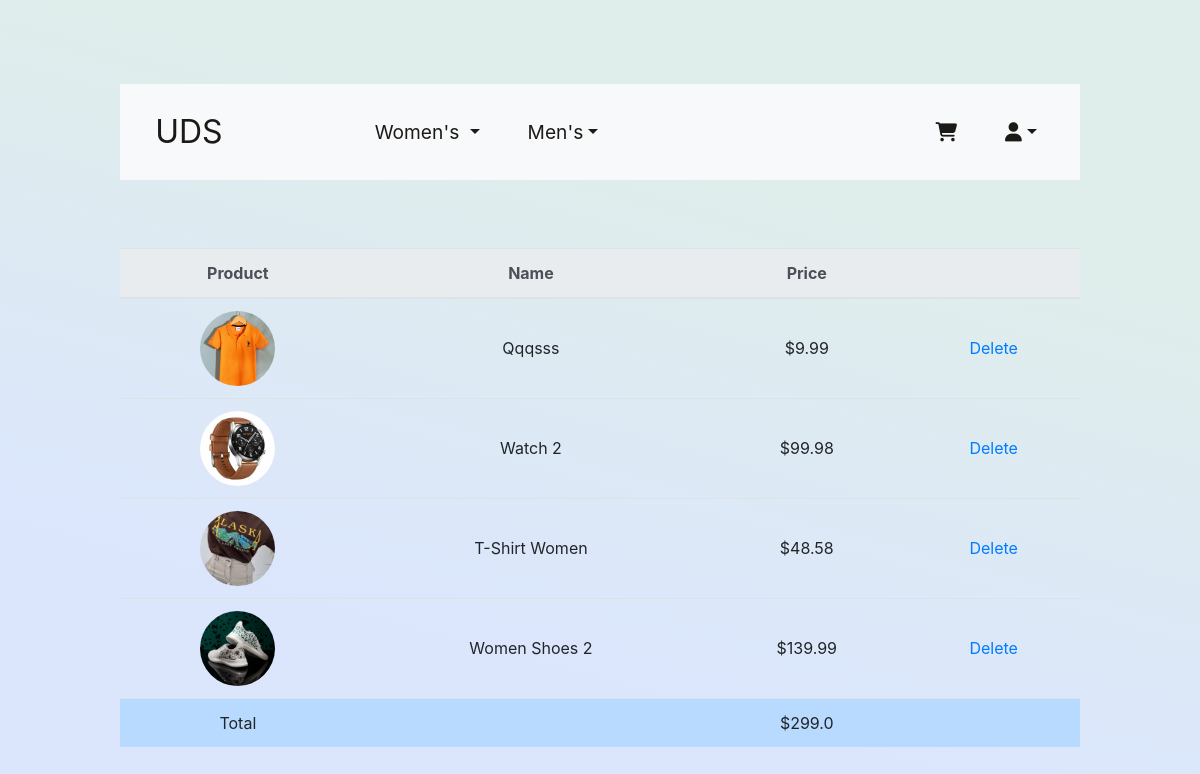
Page /my-bag (signed in) on the committed database.
### main.py (models this page shows)
class Item(db.Model):
    __tablename__ = "items"
    id = db.Column(db.Integer, primary_key=True)
    name = db.Column(db.Integer, nullable=False)
    sex = db.Column(db.String(100), nullable=False)
    type = db.Column(db.String(100), nullable=False)
    price = db.Column(db.Float, nullable=False)
    supply = db.Column(db.Integer, nullable=False)
    size = db.Column(db.Integer, nullable=False)
    photo_url = db.Column(db.Integer, nullable=False)
    purchase = relationship("Purchase", back_populates="item")

### main.py (the view)
@app.route("/my-bag")
def my_bag_page():
    if current_user.is_anonymous:
        redirect(url_for("login"))
    in_cart = db.session.query(Purchase).filter(Purchase.purchaser_id == current_user.id, Purchase.paid is not True)
    in_cart = [pur.item_id for pur in in_cart]
    products_in_cart = [product for product in Item.query.all() if product.id in in_cart]
    total_price = 0
    for product in products_in_cart:
        total_price += product.price
    return render_template("my-bag.html", purchases=products_in_cart, total=total_price)

### main.py (called while the page is built)
@login_manager.user_loader
def load_user(id):
    return User.query.get(int(id))

### templates/my-bag.html (shortened to what this page needs)
{% include 'header.html' %}
{% extends 'base.html' %}
{% block content %}
    <div class="container">
        <div class="row">
            {% if purchases|length == 0%}
                <h3 class="empty-cart">Your Cart is currently Empty <br><br><a href="{{ url_for('home') }}">Go shopping</a></h3>
            {% else %}
                <table class="table cart-table">
                    <thead class="thead-light">
                    <tr>
                      <th scope="col">Product</th>
                      <th scope="col">Name</th>
                      <th scope="col">Price</th>
                      <th scope="col"></th>
                    </tr>
                    </thead>
                    <tbody>
                    {% for purchase in purchases %}
                    <tr>
                      <td class="align-middle"><img class="cart-img" src="{{ purchase.photo_url }}"></td>
                      <td class="align-middle">{{ purchase.name }}</td>
                      <td class="align-middle">${{ purchase.price }}</td>
                      <td class="align-middle"><a href="{{ url_for('delete_from_bag', item_id=purchase.id) }}">Delete</a></td>
                    </tr>
                    {% endfor %}
                    <tr class="table-primary">
                      <td>Total</td>
                      <td></td>
                      <td>${{ total | round}}</td>
                      <td></td>
                    </tr>
                    </tbody>
                  </table>
            {% endif %}
        </div>
    </div>
{% endblock %}

### templates/header.html (shortened to what this page needs)
<!DOCTYPE html>
<html lang="en">
<head>
    <link rel="stylesheet" href="https://maxcdn.bootstrapcdn.com/bootstrap/4.0.0/css/bootstrap.min.css">
    <link rel="stylesheet" href="{{ url_for('static', filename='styles.css') }}">
</head>
<body>
    <nav class="navbar navbar-expand-lg navbar-light bg-light">
      <a class="navbar-brand" href="{{ url_for('home') }}">UDS</a>
        <div class="collapse navbar-collapse" id="navbarNavDropdown">
            <ul class="navbar-nav mr-auto">
                <li class="nav-item dropdown">
                  <a class="nav-link dropdown-toggle" href="#" id="navbarDropdownMenuLink" data-toggle="dropdown" aria-haspopup="true" aria-expanded="false">
                    Women's
                  </a>
                </li>
                <li class="nav-item dropdown">
                    <a class="nav-link dropdown-toggle" href="#" id="navbarDropdownMenuMen" data-toggle="dropdown" aria-haspopup="true" aria-expanded="false">Men's</a>
                </li>
            </ul>
            <ul class="navbar-nav ml-auto">
                {% if not current_user.is_authenticated: %}
                <li class="nav-item">
                    <a class="nav-link mr-auto" href="{{ url_for('register') }}">Register</a>
                </li>
                <li class="nav-item">
                    <a class="nav-link" href="{{ url_for('login') }}">Login</a>
                </li>
                {% else: %}
                <li class="nav-item">
                  <a class="nav-link" href="{{ url_for('my_bag_page') }}"><i class="fas fa-shopping-cart"></i></a>
                </li>
                <li class="nav-item dropdown">
                    <a class="nav-link dropdown-toggle" href="{{ url_for('home') }}" id="navbarDropdownMenuProfile" role="button" data-toggle="dropdown" aria-haspopup="true" aria-expanded="false"><i class="fas fa-user"></i></a>
                </li>
                {% endif %}
            </ul>
        </div>
    </nav>
</body>
</html>

### templates/base.html (shortened to what this page needs)
<!DOCTYPE html>
<html lang="en">
<head>
    {% block head %}
    <link rel="stylesheet" href="https://maxcdn.bootstrapcdn.com/bootstrap/4.0.0/css/bootstrap.min.css">
    <link rel="stylesheet" href="{{ url_for('static', filename='styles.css') }}">
    {% endblock %}
</head>
<body>
    <div>
        {% block content %}
        {% endblock %}
    </div>
</body>
</html>

### static/styles.css (style rules this page uses)
body { margin: 7% 10% 3% 10%; text-align: center; background-image: -webkit-linear-gradient(75deg, #dbe6fd 25%, #dfeeea 75%) }
.navbar { padding: 2%; margin-bottom: 7%; }
.nav-item { padding-right: 1rem; padding-left: 1rem; }
.navbar-light .navbar-brand { color: #1b1a17; padding-right: 7rem; padding-left: 1rem; font-size: 2rem; }
.navbar-light .navbar-nav .nav-link { color: #1b1a17; font-size: 1.2rem; }
.cart-img { width: 75px; height: 75px; object-fit: cover; overflow: hidden; border-radius: 50%; }

### rows in the picture
Item: photo_url (picture), name "Qqqsss", price "9.99"
Item: photo_url (picture), name "Watch 2", price "99.98"
Item: photo_url (picture), name "T-Shirt Women", price "48.58"
Item: photo_url (picture), name "Women Shoes 2", price "139.99"

### other values in the picture
{{ total | round }} "299.0"
